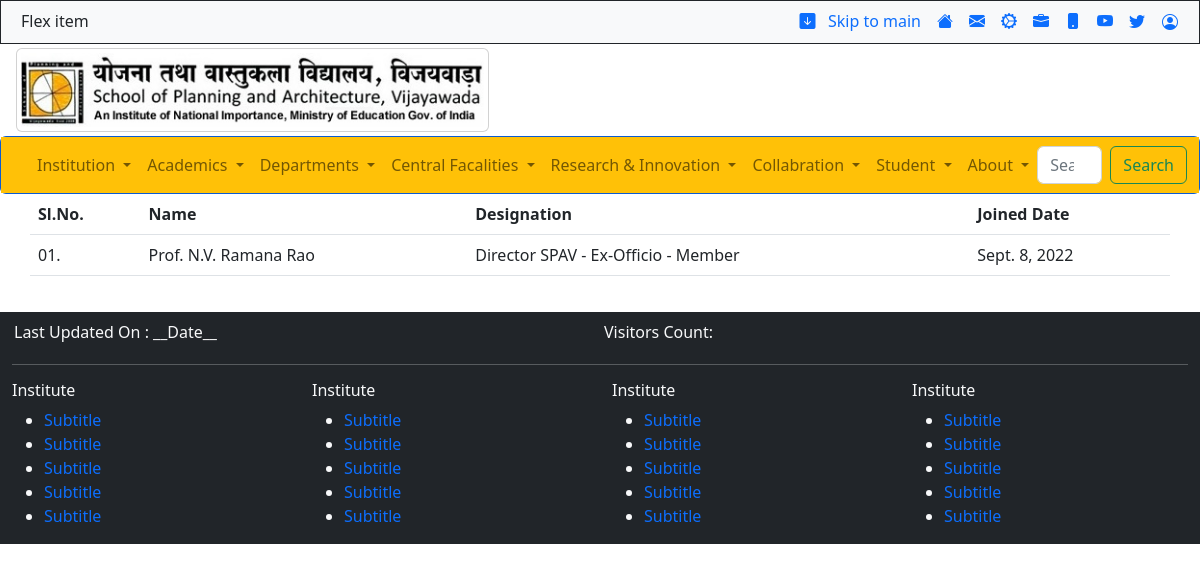
Page /bog/ on the committed database.
### spav/models.py (models this page shows, shortened)
class BOG(models.Model):
    name = models.CharField(max_length=50)
    DESIG_CHOICES = (
            ('Chairperson','Chairperson'),
            ('Director SPAV - Ex-Officio - Member','Director SPAV - Ex-Officio - Member'),
            ('Pr. Secretary - GoAP - Member','Pr. Secretary - GoAP - Member'),
            ('Rep. from ITPI - Member','Rep. from ITPI - Member'),
            ('Rep. from AICTE- Member','Rep. from AICTE- Member'),
            ('Rep. from UGC- Member','Rep. from UGC- Member'),
            ('Rep. from CoA- Member','Rep. from CoA- Member'),
            ('JS &FA, MoE - Member','JS &FA, MoE - Member'),
            ('Nominee of MoE - Member','Nominee of MoE - Member'),
            ('Nominee of MoUD- Member','Nominee of MoUD- Member'),
            ('Senate Nominee - 1 (DoA) - Member','Senate Nominee - 1 (DoA) - Member'),
            ('Senate Nominee - 2 (DoP) - Member','Senate Nominee - 2 (DoP) - Member'),
            ('Registrar SPAV - Ex-Officio - Secretary','Registrar SPAV - Ex-Officio - Secretary'),
        )
    designation = models.CharField(max_length=50, choices=DESIG_CHOICES)
    date = models.DateField(auto_now=False, auto_now_add=False)

### spav/views.py (the view)
# urls.py: path('bog/', views.bog, name='bog'),
def bog(request):
    return render(request, 'bog.html', context )

### templates/bog.html (shortened to what this page needs)
{% extends 'base.html' %}
{% load static %}
{% block bog %}
<section>
    <div class="container">
        <div class="row">
            <table class="table">
                <tr>
                    <th>Sl.No.</th>
                    <th>Name</th>
                    <th>Designation</th>
                    <th>Joined Date</th>
                </tr>
                {% for b in bogData %}
                <tr>
                    <td>01.</td>
                    <td>{{b.name}}</td>
                    <td>{{b.designation}}</td>
                    <td>{{b.date}}</td>
                </tr>
                {% endfor%}
            </table>
        </div>
    </div>
</section>
{% endblock bog %}

### static/css/style.css (style rules this page uses)
* { margin: 0%; padding: 0%; box-sizing: border-box; }

### rows in the picture
BOG: name "Prof. N.V. Ramana Rao", designation "Director SPAV - Ex-Officio - Member", date "Sept. 8, 2022"
